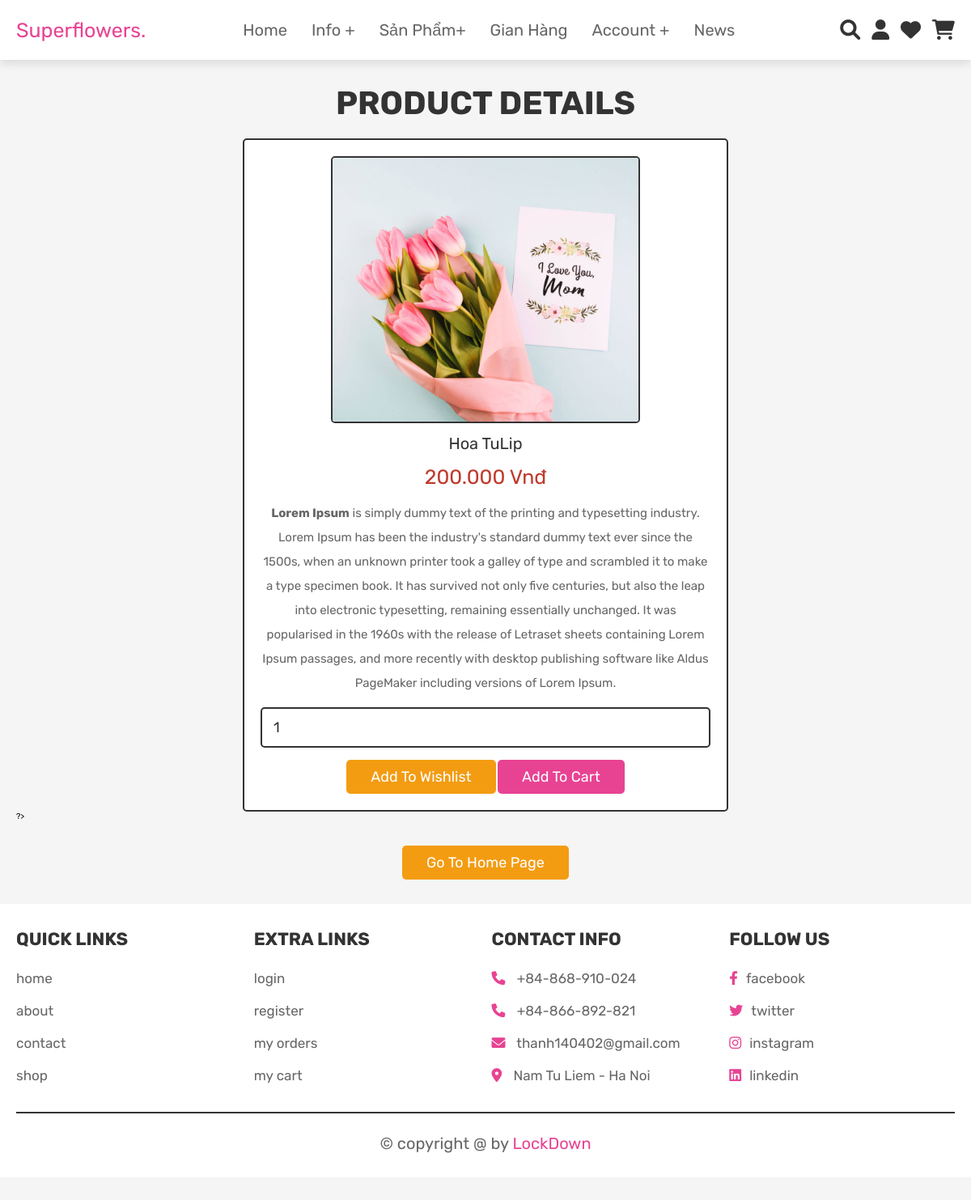
/sanpham/infoproduct/27, run on the app's committed database.
### tables this page shows
CREATE TABLE `tbl_product` (
  `id_product` int(11) NOT NULL,
  `title_product` varchar(255) NOT NULL,
  `price_product` bigint(20) NOT NULL,
  `desc_product` text NOT NULL,
  `quantity_product` int(11) NOT NULL,
  `image_product` varchar(200) NOT NULL,
  `id_category` int(11) NOT NULL
);

### system/libs/Load.php (called while the page is built, shortened)
<?php
    class Load{
        public function view($fileName, $data=NULL){
           include 'app/views/'.$fileName.'.php';
        }
        public function model($fileName){
            return new $fileName();
         }
    }
    ?>

### app/controllers/sanpham.php (called while the page is built, shortened)
<?php
class sanpham extends DController{
    public function infoproduct($id){
        $table = 'tbl_category_product';
        $table_post = 'tbl_post';
        $table_product = 'tbl_product';
        $cond = "$table_product.id_category=$table.id_category AND $table_product.id_product='$id'";
        $categorymodel = $this -> load ->model('categorymodel');
        $data['category'] = $categorymodel->category_home($table);
        $data['category_post'] = $categorymodel->categorypost_home($table_post);
        $data['details_product'] = $categorymodel->details_product_home($table,$table_product,$cond);
        $this -> load -> view('header',$data);
        $this -> load -> view('infoproduct',$data);
        $this -> load -> view('footer');
    }
}
?>

### system/libs/Database.php (called while the page is built, shortened)
<?php
class Database extends PDO{
    public function select($sql,$data=array(),$fectStyle=PDO::FETCH_ASSOC){
        $statement = $this -> prepare($sql);
        $statement->execute();
        return $statement->fetchAll();
    }
}

### app/models/categorymodel.php (called while the page is built, shortened)
<?php
class categorymodel extends DModel{
    public function details_product_home($table,$table_product,$cond){
         $sql = "SELECT * FROM $table_product,$table WHERE $cond";
        return $this->db->select($sql);
    }
}

### system/libs/DController.php (called while the page is built, shortened)
<?php
class DController{
    public function __construct()
    {
        $this -> load = new Load();
    }
}

### system/libs/DModel.php (called while the page is built, shortened)
<?php
class DModel{
    public function __construct()
    {
        $connect = 'mysql:dbname=pdo_superflower_shop; host=localhost; charset=utf8';
        $user = 'root';
        $pass = '';
        $this->db = new Database($connect,$user,$pass);
    }
}

### app/views/infoproduct.php (the view, shortened to what this page needs)
<!DOCTYPE html>
<html lang="en">
<head>
</head>
<body>
<section class="quick-view">
    <h1 class="title">product details</h1>
    <?php
    foreach($details_product as $key => $value){
        $name_product = $value['title_product'];
        $price_product = $value['price_product'];
        $desc_product = $value['desc_product'];
        $image_product = $value['image_product'];
    }
    ?>
    <form action="" method="POST">
         <img src=" <?php echo BASE_URL ?>public/uploads/product/<?php echo $image_product ?>" alt="" class="image">
         <div class="name"><?php echo $name_product ?></div>
         <div class="price"><?php echo number_format($price_product,0,',','.'),' Vnđ'  ?></div>
         <div class="details"><?php echo $desc_product ?></div>
         <input type="number" name="product_quantity" value="1" min="0" class="qty">
         <input type="submit" value="add to wishlist" name="add_to_wishlist" class="option-btn">
         <input type="submit" value="add to cart" name="add_to_cart" class="btn">
      </form>
    ?>
    <div class="more-btn">
        <a href="home.php" class="option-btn">go to home page</a>
    </div>
</section>
</body>
</html>

### public/css/style.css (style rules this page uses)
:root { --pink:#e84393; --red:#c0392b; --orange:#f39c12; --black:#333; --white:#fff; --light-color:#666; --light-white:#ccc; --light-bg:#f5f5f5; --border:.2rem solid var(--black); --box-shadow:0 .5rem 1rem rgba(0,0,0,.1); }
* { font-family: 'Rubik', sans-serif; margin:0; padding:0; box-sizing: border-box; outline: none; border:none; text-decoration: none; transition:all .2s linear; }
html { font-size: 62.5%; overflow-x: hidden; scroll-behavior: smooth; scroll-padding-top: 6.5rem; }
body { background: var(--light-bg); }
section { padding:3rem 2rem; }
.btn, .delete-btn, .option-btn { display: inline-block; border-radius: .5rem; margin-top: 1rem; font-size: 1.8rem; color:var(--white); cursor: pointer; padding:1rem 3rem; text-transform: capitalize; }
.btn { background-color: var(--pink); }
.option-btn { background-color: var(--orange); }
.more-btn { margin-top: 2rem; text-align: center; }
.title { text-align: center; margin-bottom: 2rem; color:var(--black); text-transform: uppercase; font-size: 4rem; }
.quick-view form { max-width: 60rem; padding:2rem; text-align: center; border:var(--border); box-shadow: var(--border); border-radius: .5rem; background-color: var(--white); margin:0 auto; }
.quick-view form .image { height: 33rem; border:var(--border); border-radius: .5rem; }
.quick-view form .name { margin:1rem 0; font-size: 2rem; color:var(--black); }
.quick-view form .price { color:var(--red); font-size: 2.5rem; padding:.5rem 0; }
.quick-view form .details { padding:1rem 0; font-size: 1.5rem; color:var(--light-color); line-height: 2; }
.quick-view form .qty { width: 100%; padding:1.2rem 1.4rem; font-size: 1.8rem; color:var(--black); border-radius: .5rem; border:var(--border); margin:.5rem 0; }

### data on the page
tbl_product: image_product (picture), title_product "Hoa TuLip", price_product "200.000", desc_product "Lorem Ipsum is simply dummy text of the printing and typesetting industry. Lorem Ipsum has been the industry's standard dummy text ever since the 1500s, when an unknown printer took a galley of type and scrambled it to make a type specimen book. It has survived not only five centuries, but also the leap into electronic typesetting, remaining essentially unchanged. It was popularised in the 1960s with the release of Letraset sheets containing Lorem Ipsum passages, and more recently with desktop publishing software like Aldus PageMaker including versions of Lorem Ipsum."
